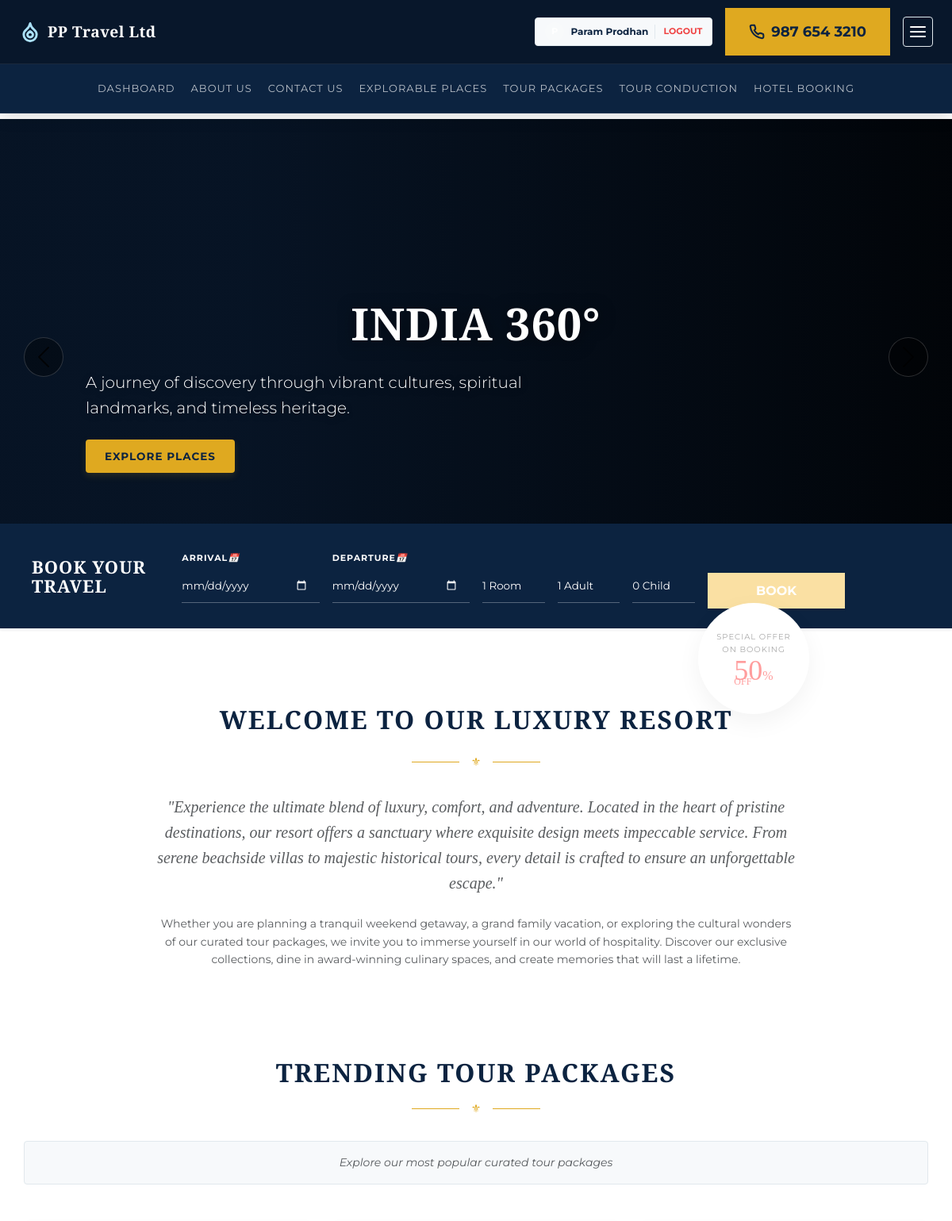
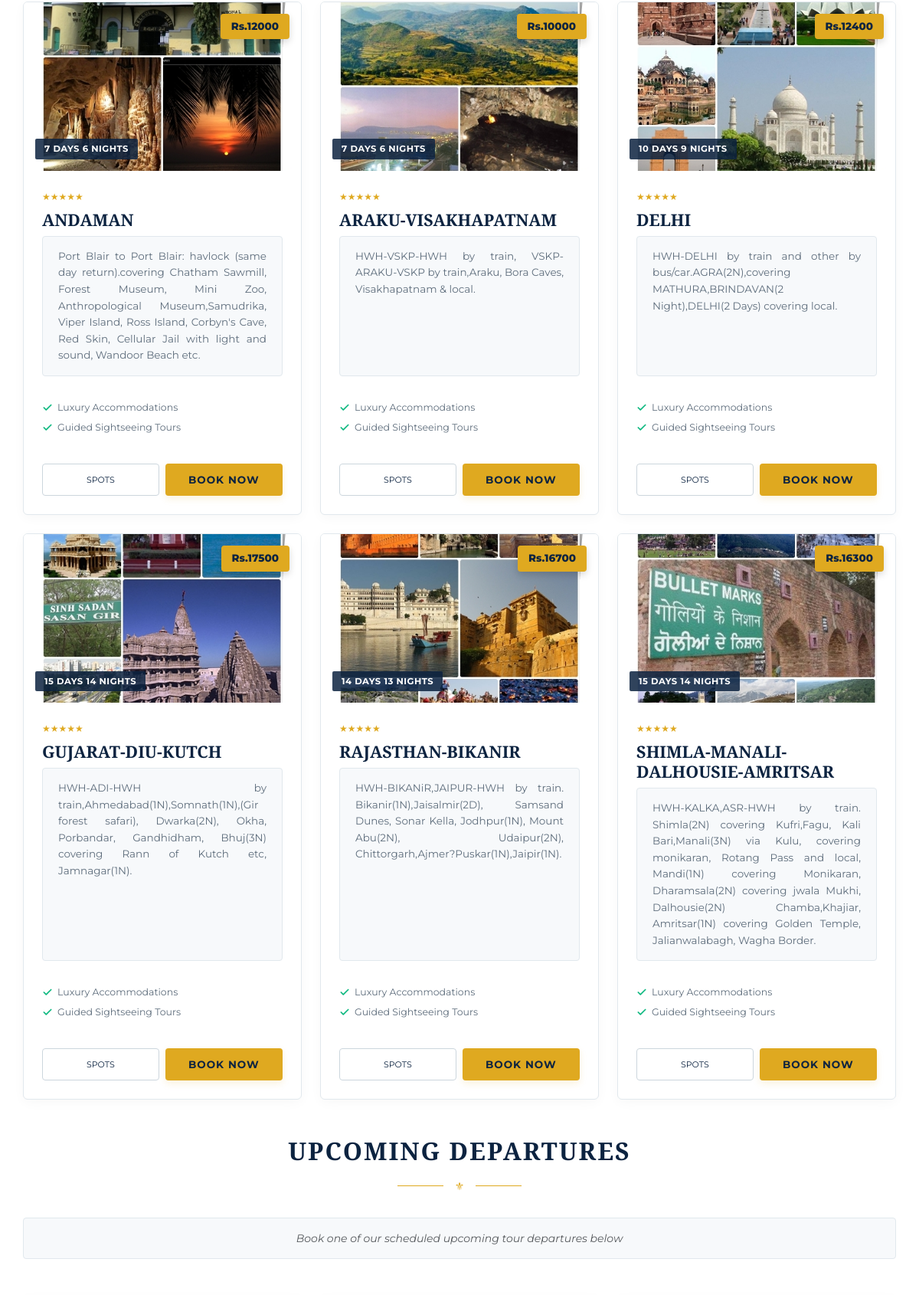
The app's page / (signed in, upper part) with its own data (2 pictures, top to bottom).
### tables this page shows
CREATE TABLE `tourpackage_details` (
  `tp_id` int(11) NOT NULL,
  `tp_name` varchar(100) DEFAULT NULL,
  `tp_dtls` varchar(400) DEFAULT NULL,
  `tp_cost` varchar(10) DEFAULT NULL,
  `tp_dur` varchar(30) DEFAULT NULL,
  `st_id` int(11) DEFAULT NULL,
  `p_id` int(11) NOT NULL
);

### index.php (the view, shortened to what this page needs)
<?php
    $logged = 0;
    if (isset($_SESSION['c_id']) && $_SESSION['c_id'] != null) {
        $logged = 1;
    }
?>
<!DOCTYPE html>
<html lang="en">
<head>
    <link rel="stylesheet" href="https://cdn.jsdelivr.net/npm/bootstrap@5.3.3/dist/css/bootstrap.min.css">
    <link rel="stylesheet" href="css/modern_ui.css">
</head>
<body>
    <nav class="navbar navbar-expand-lg fixed-top demoxml-navbar d-flex flex-column py-0">
      <div class="navbar-top-row w-100">
        <div class="container-fluid max-width-container d-flex justify-content-between align-items-center px-4" style="height: 60px;">
          <a class="navbar-brand d-flex align-items-center gap-2" href="<?php echo $logged ? 'php/home.php' : '#'; ?>">
            <div class="d-flex flex-column align-items-start leading-none">
              <span class="brand-text" style="font-size: 1.2rem; font-weight: 800; font-family: var(--font-serif); letter-spacing: 0.5px;">PP Travel Ltd</span>
            </div>
          </a>
          <div class="d-flex align-items-center gap-3 h-100">
            <?php
               if($logged == 1) {
                echo '<div class="navbar-profile-badge d-flex align-items-center gap-2" style="color:#aaaaaa;">';
                echo '  <div class="navbar-profile-avatar" style="background:#eeeeee; color:#555;">'.strtoupper(substr($_SESSION['c_name'], 0, 1)).'</div>';
                echo '  <a href="php/home.php" class="navbar-profile-name text-decoration-none">'.$_SESSION['c_name'].'</a>';
                echo '  <a class="navbar-logout-btn" href="php/logout.php" style="color:#e74c3c;">Logout</a>';
                echo '</div>';
               } else {
                echo '<a class="nav-link" href="php/login_page.php" style="color:#aaaaaa; font-weight:bold; font-size:11px; text-transform:uppercase;">';
                echo '  LOGIN<br>REGISTER';
                echo '</a>';
               }
            ?>
            <a href="tel:9876543210" class="demoxml-contact-box d-none d-sm-inline-flex text-decoration-none">
              987 654 3210
            </a>
            <button class="navbar-toggler modern-navbar-toggler d-lg-none collapsed" type="button" data-bs-toggle="collapse" data-bs-target="#navbarSupportedContent" aria-controls="navbarSupportedContent" aria-expanded="false" aria-label="Toggle navigation">
              <span class="toggler-icon-bar top-bar"></span>
              <span class="toggler-icon-bar middle-bar"></span>
              <span class="toggler-icon-bar bottom-bar"></span>
            </button>
          </div>
        </div>
      </div>
      <div class="navbar-bottom-row collapse navbar-collapse w-100" id="navbarSupportedContent">
        <div class="container-fluid max-width-container px-4">
          <ul class="navbar-nav mx-auto gap-1 justify-content-center align-items-center flex-column flex-lg-row">
            <?php if($logged == 1): ?>
            <li class="nav-item">
              <a class="nav-link" href="php/home.php">Dashboard</a>
            </li>
            <?php endif; ?>
            <li class="nav-item">
              <a class="nav-link" href="php/about_us.php">About us</a>
            </li>
            <li class="nav-item">
              <a class="nav-link" href="php/contact_us.php">Contact Us</a>
            </li>
            <li class="nav-item">
              <a class="nav-link" href="php/state1.php">Explorable Places</a>
            </li>
            <li class="nav-item">
              <a class="nav-link" href="php/tourpackages.php">Tour Packages</a>
            </li>
            <li class="nav-item">
              <a class="nav-link" href="php/tourconductions_details.php">Tour Conduction</a>
            </li>
            <li class="nav-item">
              <a class="nav-link" href="php/states.php">Hotel Booking</a>
            </li>
          </ul>
        </div>
      </div>
    </nav>
    <div id="heroCarousel" class="carousel slide carousel-fade demoxml-slider-arrows" data-bs-ride="carousel" data-bs-interval="false">
        <div class="carousel-inner" style="height: 80vh; overflow: hidden; background: #000;">
            <div class="carousel-item active" style="height: 80vh;">
                <video class="w-100 h-100 object-fit-cover" autoplay muted playsinline style="object-fit: cover;">
                    <source src="media/India-360-v2.mp4" type="video/mp4">
                </video>
                <div class="video-overlay">
                    <div class="container-fluid max-width-container">
                        <h1 class="hero-title text-uppercase mb-2 animate-slide-up" style="letter-spacing: 2px;">India 360°</h1>
                        <p class="fs-4 text-white opacity-90 mb-4 animate-slide-up-delay" style="max-width: 600px; font-weight: 300;">A journey of discovery through vibrant cultures, spiritual landmarks, and timeless heritage.</p>
                        <a href="php/state1.php" class="btn btn-luxury px-5 py-3 text-uppercase tracking-wider font-bold animate-slide-up-delay-2" style="font-size: 13px;">Explore Places</a>
                    </div>
                </div>
            </div>
        </div>
        <button class="carousel-control-prev" type="button" data-bs-target="#heroCarousel" data-bs-slide="prev" style="z-index: 10;">
            <span class="carousel-control-prev-icon" aria-hidden="true" style="filter: invert(1) grayscale(100) brightness(50%);"></span>
        </button>
        <button class="carousel-control-next" type="button" data-bs-target="#heroCarousel" data-bs-slide="next" style="z-index: 10;">
            <span class="carousel-control-next-icon" aria-hidden="true" style="filter: invert(1) grayscale(100) brightness(50%);"></span>
        </button>
    </div>
    <div class="container-fluid px-0" style="position: relative; z-index: 30; margin-top: -90px;">
        <div id="booking-console" class="demoxml-booking-bar shadow-sm">
            <div class="demoxml-offer-badge d-none d-lg-flex">
                <span class="demoxml-offer-text-sm">Special Offer<br>on Booking</span>
                <span class="demoxml-offer-text-lg">50<span style="font-size:16px;">%</span><br><span style="font-size:12px; margin-top:-10px; display:block;">OFF</span></span>
            </div>
            <form action="php/states.php" method="GET">
                <div class="row align-items-center g-3">
                    <div class="col-lg-2 col-md-12 text-center text-lg-start">
                        <h4 class="mb-0 text-white" style="font-weight: 800; font-size: 22px; line-height: 1.1; letter-spacing: 1px;">
                            BOOK YOUR<br>TRAVEL
                        </h4>
                    </div>
                    <div class="col-lg-2 col-md-3 col-6">
                        <label class="form-label">Arrival <i class="text-white float-end">📅</i></label>
                        <input type="date" name="arrival" class="form-control" required>
                    </div>
                    <div class="col-lg-2 col-md-3 col-6">
                        <label class="form-label">Departure <i class="text-white float-end">📅</i></label>
                        <input type="date" name="departure" class="form-control" required>
                    </div>
                    <div class="col-lg-1 col-md-2 col-4">
                        <label class="form-label text-transparent">&nbsp;</label>
                        <select name="rooms" class="form-select">
                            <option value="1">1 Room</option>
                        </select>
                    </div>
                    <div class="col-lg-1 col-md-2 col-4">
                        <label class="form-label text-transparent">&nbsp;</label>
                        <select name="guests" class="form-select">
                            <option value="1">1 Adult</option>
                        </select>
                    </div>
                    <div class="col-lg-1 col-md-2 col-4">
                        <label class="form-label text-transparent">&nbsp;</label>
                        <select name="children" class="form-select">
                            <option value="0">0 Child</option>
                        </select>
                    </div>
                    <div class="col-lg-2 col-md-4 col-12 text-end">
                        <label class="form-label text-transparent d-block">&nbsp;</label>
                        <button type="submit" class="demoxml-btn-book w-100 shadow-sm">Book</button>
                    </div>
                </div>
            </form>
        </div>
    </div>
    <div class="container my-5 p-5 bg-white border-0 shadow-none text-center d-flex flex-column align-items-center" style="max-width: 900px;">
        <h2 class="text-uppercase fw-bold mb-2" style="font-family: var(--font-serif) !important; color: var(--color-navy) !important; letter-spacing: 2px;">Welcome to Our Luxury Resort</h2>
        <div class="deco-divider">
            <span class="deco-divider-icon">⚜</span>
        </div>
        <p class="mb-4 text-muted fs-5 font-serif" style="font-family: var(--font-serif) !important; font-style: italic; border: none !important; background-color: transparent !important; padding: 0 !important; line-height: 1.8;">
            "Experience the ultimate blend of luxury, comfort, and adventure. Located in the heart of pristine destinations, our resort offers a sanctuary where exquisite design meets impeccable service. From serene beachside villas to majestic historical tours, every detail is crafted to ensure an unforgettable escape."
        </p>
        <p class="text-muted" style="border: none !important; background-color: transparent !important; padding: 0 !important; font-size: 15px; line-height: 1.8; max-width: 800px;">
            Whether you are planning a tranquil weekend getaway, a grand family vacation, or exploring the cultural wonders of our curated tour packages, we invite you to immerse yourself in our world of hospitality. Discover our exclusive collections, dine in award-winning culinary spaces, and create memories that will last a lifetime.
        </p>
    </div>
    <div class="container my-5 p-0 bg-transparent border-0 shadow-none">
        <div class="text-center mb-5">
            <h2 class="text-uppercase fw-bold mb-2" style="font-family: var(--font-serif) !important; color: var(--color-navy) !important; letter-spacing: 2px;">Trending Tour Packages</h2>
            <div class="deco-divider justify-content-center">
                <span class="deco-divider-icon">⚜</span>
            </div>
            <p class="text-muted font-serif mb-0" style="font-style: italic;">Explore our most popular curated tour packages</p>
        </div>
        <?php
        $conn = mysqli_connect("localhost", "root", "", "travel_hotel_book");
        if (!$conn) {
            echo "<p class='text-center text-danger'>Connection failed</p>";
        } else {
            $query = "SELECT * FROM tourpackage_details LIMIT 0,6";
            $res = mysqli_query($conn, $query);
            if ($res) {
                echo '<div class="row g-4 justify-content-center">';
                while ($row = mysqli_fetch_assoc($res)) {
                    echo '
                    <div class="col-md-6 col-lg-4">
                        <div class="package-card h-100 d-flex flex-column bg-white">
                            <div class="package-img-container">
                                <img src="image/t_pkg/'.htmlspecialchars($row['tp_id']).'.jpg" alt="'.htmlspecialchars($row['tp_name']).'" onerror="this.src=\'image/s1.jpg\'">
                                <div class="package-badge-price">'.htmlspecialchars($row['tp_cost']).'</div>
                                <div class="package-badge-duration">'.htmlspecialchars($row['tp_dur']).'</div>
                            </div>
                            <div class="card-body p-4 d-flex flex-column">
                                <div class="package-rating">
                                    ★★★★★
                                </div>
                                <h4 class="card-title text-primary fw-bold mb-2" style="font-family: var(--font-serif) !important; font-size: 1.35rem;">'.htmlspecialchars($row['tp_name']).'</h4>
                                <p class="card-text text-muted flex-grow-1" style="text-align: justify; font-size: 13px; line-height: 1.6;">'.htmlspecialchars($row['tp_dtls']).'</p>
                                <ul class="package-features">
                                    <li>
                                        <svg xmlns="http://www.w3.org/2000/svg" width="14" height="14" viewBox="0 0 24 24" fill="none" stroke="currentColor" stroke-width="3" stroke-linecap="round" stroke-linejoin="round"><polyline points="20 6 9 17 4 12"/></svg>
                                        Luxury Accommodations
                                    </li>
                                    <li>
                                        <svg xmlns="http://www.w3.org/2000/svg" width="14" height="14" viewBox="0 0 24 24" fill="none" stroke="currentColor" stroke-width="3" stroke-linecap="round" stroke-linejoin="round"><polyline points="20 6 9 17 4 12"/></svg>
                                        Guided Sightseeing Tours
                                    </li>
                                </ul>
                                <div class="d-flex gap-2 mt-3">
                                    <a href="php/touristspots_details.php?val='.htmlspecialchars($row['p_id']).'" class="btn btn-outline-secondary w-50 py-2 font-bold" style="font-size: 11px; text-transform: uppercase; border-color: #ccd6dd; color: var(--color-navy); text-decoration: none; border-radius: 4px; display: inline-flex; align-items: center; justify-content: center;">Spots</a>
                                    <a href="php/tourdate_details.php?tp_id='.htmlspecialchars($row['tp_id']).'" class="btn btn-luxury w-50 py-2">Book Now</a>
                                </div>
                            </div>
                        </div>
                    </div>';
                }
                echo '</div>';
            }
        }
        ?>
    </div>
    <div class="container my-5 p-0 bg-transparent border-0 shadow-none">
        <div class="text-center mb-5">
            <h2 class="text-uppercase fw-bold mb-2" style="font-family: var(--font-serif) !important; color: var(--color-navy) !important; letter-spacing: 2px;">Upcoming Departures</h2>
            <div class="deco-divider justify-content-center">
                <span class="deco-divider-icon">⚜</span>
            </div>
            <p class="text-muted font-serif mb-0" style="font-style: italic;">Book one of our scheduled upcoming tour departures below</p>
        </div>
        <?php
        $conn = mysqli_connect("localhost", "root", "", "travel_hotel_book");
        if ($conn) {
            $query_cond = "SELECT c.tc_id, c.strt_date, p.tp_name, p.tp_dur, p.tp_cost, p.tp_id, pl.p_name, p.p_id
                           FROM `tourconduction_details` c
                           JOIN tourpackage_details p ON c.tp_id = p.tp_id
                           LEFT JOIN place_details pl ON p.p_id = pl.p_id
                           WHERE c.tc_status = 1
                           ORDER BY c.tc_id DESC LIMIT 6";
            $res_cond = mysqli_query($conn, $query_cond);
            if ($res_cond && mysqli_num_rows($res_cond) > 0) {
                echo '<div class="row g-4 justify-content-center">';
                echo '</div>';
            } else {
                echo '<p class="text-center text-muted">No upcoming scheduled departures found at the moment.</p>';
            }
        }
        ?>
    </div>
</body>
</html>

### records on screen
tourpackage_details: shows a picture, tp_cost "Rs.12000", tp_dur "7 DAYS 6 NIGHTS", tp_name "ANDAMAN", tp_dtls "Port Blair to Port Blair: havlock (same day return).covering Chatham Sawmill, Forest Museum, Mini Zoo, Anthropological Museum,Samudrika, Viper Island, Ross Island, Corbyn's Cave, Red Skin, Cellular Jail with light and sound, Wandoor Beach etc."
tourpackage_details: shows a picture, tp_cost "Rs.10000", tp_dur "7 DAYS 6 NIGHTS", tp_name "ARAKU-VISAKHAPATNAM", tp_dtls "HWH-VSKP-HWH by train, VSKP-ARAKU-VSKP by train,Araku, Bora Caves, Visakhapatnam & local."
tourpackage_details: shows a picture, tp_cost "Rs.12400", tp_dur "10 DAYS 9 NIGHTS", tp_name "DELHI", tp_dtls "HWH-DELHI by train and other by bus/car.AGRA(2N),covering MATHURA,BRINDAVAN(2 Night),DELHI(2 Days) covering local."
tourpackage_details: shows a picture, tp_cost "Rs.17500", tp_dur "15 DAYS 14 NIGHTS", tp_name "GUJARAT-DIU-KUTCH", tp_dtls "HWH-ADI-HWH by train,Ahmedabad(1N),Somnath(1N),(Gir forest safari), Dwarka(2N), Okha, Porbandar, Gandhidham, Bhuj(3N) covering Rann of Kutch etc, Jamnagar(1N)."
tourpackage_details: shows a picture, tp_cost "Rs.16700", tp_dur "14 DAYS 13 NIGHTS", tp_name "RAJASTHAN-BIKANIR", tp_dtls "HWH-BIKANiR,JAIPUR-HWH by train. Bikanir(1N),Jaisalmir(2D), Samsand Dunes, Sonar Kella, Jodhpur(1N), Mount Abu(2N), Udaipur(2N), Chittorgarh,Ajmer?Puskar(1N),Jaipir(1N)."
tourpackage_details: shows a picture, tp_cost "Rs.16300", tp_dur "15 DAYS 14 NIGHTS", tp_name "SHIMLA-MANALI-DALHOUSIE-AMRITSAR", tp_dtls "HWH-KALKA,ASR-HWH by train. Shimla(2N) covering Kufri,Fagu, Kali Bari,Manali(3N) via Kulu, covering monikaran, Rotang Pass and local, Mandi(1N) covering Monikaran, Dharamsala(2N) covering jwala Mukhi, Dalhousie(2N) Chamba,Khajiar, Amritsar(1N) covering Golden Temple, Jalianwalabagh, Wagha Border."

### other values on screen
$_SESSION['c_name'] "Param Prodhan"
